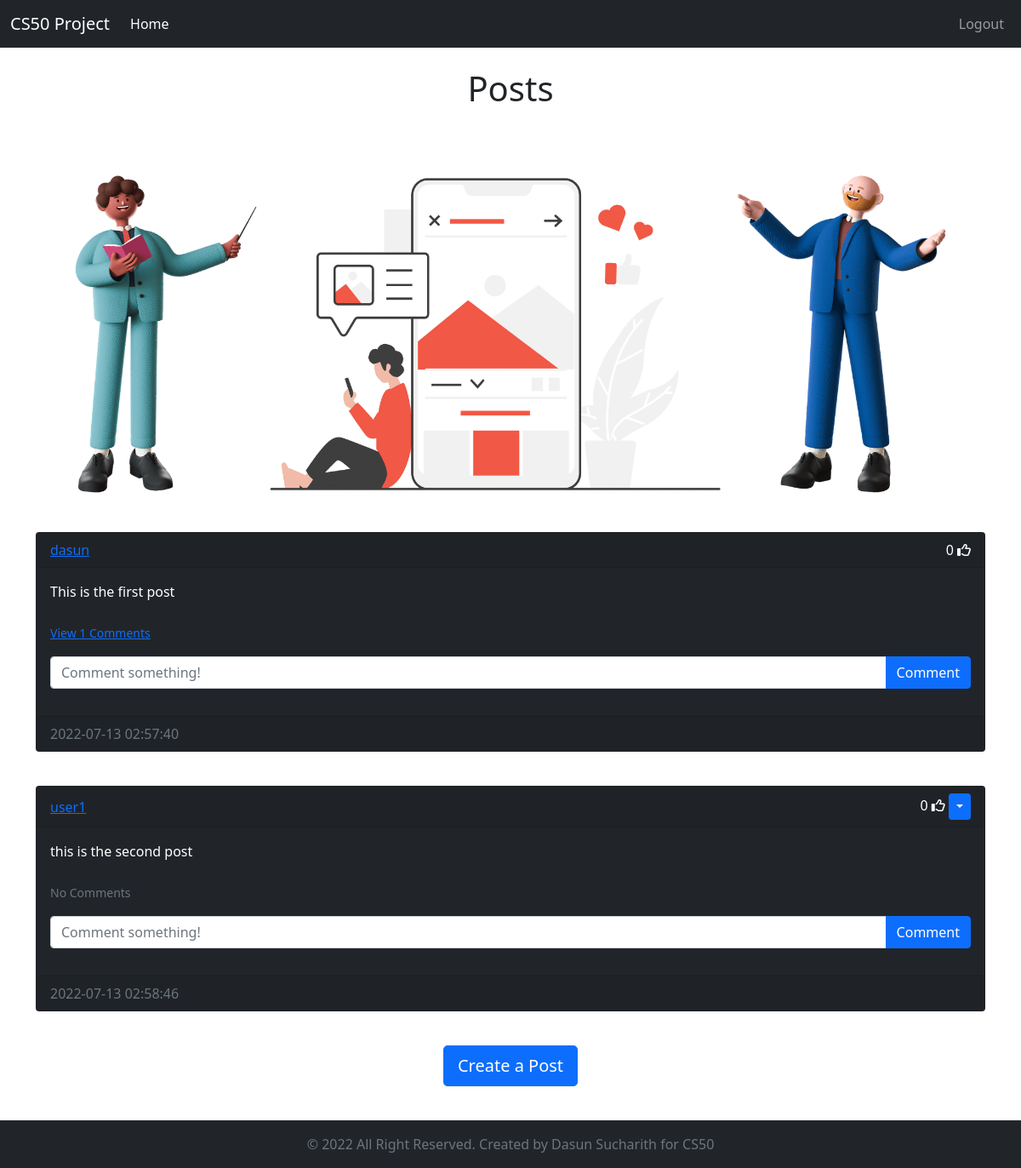
The app's page /home (signed in), older data.
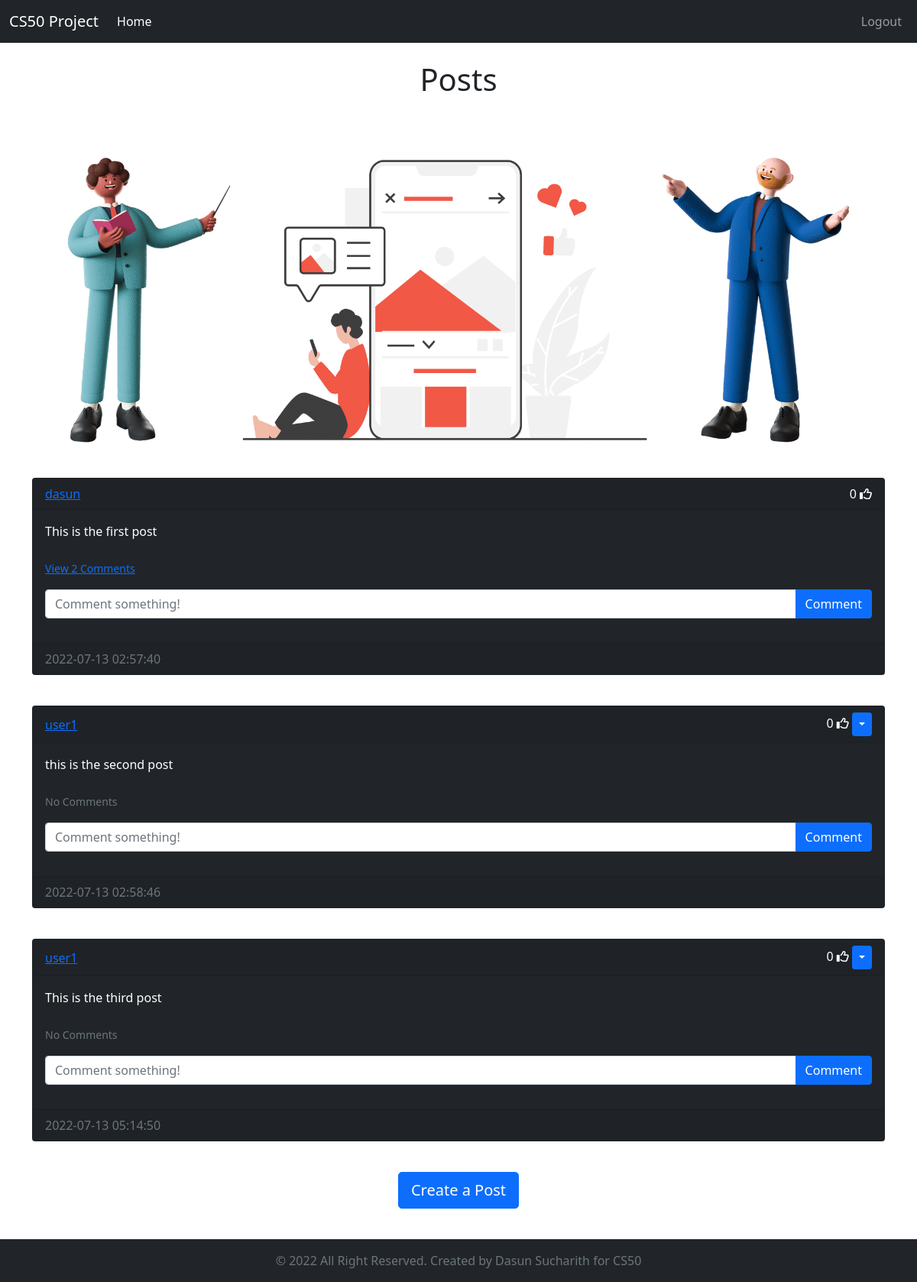
The same page, newer data.
### website/models.py (models this page shows)
class Post(db.Model):
    id = db.Column(db.Integer, primary_key=True)
    text = db.Column(db.Text, nullable=False)
    date_created = db.Column(db.DateTime(timezone=True), default=func.now())
    author = db.Column(db.Integer, db.ForeignKey(
        'user.id', ondelete='CASCADE'), nullable=False)
    comments = db.relationship('Comment', backref='post', passive_deletes=True)
    likes = db.relationship('Like', backref='post', passive_deletes=True)

class User(db.Model, UserMixin):
    id = db.Column(db.Integer, primary_key=True)
    email = db.Column(db.String(150), unique=True)
    username = db.Column(db.String(150), unique=True)
    password = db.Column(db.String(150))
    date_created = db.Column(db.DateTime(timezone=True), default=func.now())
    posts = db.relationship('Post', backref='user', passive_deletes=True)
    comments = db.relationship('Comment', backref='user', passive_deletes=True)
    likes = db.relationship('Like', backref='user', passive_deletes=True)

### website/views.py (the view)
@views.route('/')
@views.route('/home')
@login_required
def home():
    posts = Post.query.all()
    return render_template('home.html', user=current_user, posts=posts)

### website/__init__.py (called while the page is built)
def create_app():
    app = Flask(__name__)
    app.config['SECRET_KEY'] = "slviki.org"
    app.config['SQLALCHEMY_DATABASE_URI'] = f'sqlite:///{DB_NAME}'
    db.init_app(app)
    from .views import views
    from .auth import auth
    app.register_blueprint(views, url_prefix="/")
    app.register_blueprint(auth, url_prefix="/")
    from .models import User, Post, Comment, Like
    create_database(app)
    login_manager = LoginManager()
    login_manager.login_view = 'auth.login'
    login_manager.init_app(app)
    @login_manager.user_loader
    def load_user(id):
        return User.query.get(int(id))
    return app

### website/templates/home.html (shortened to what this page needs)
{% extends "posts_div.html" %}

### website/templates/posts_div.html (shortened to what this page needs)
{% extends "base.html" %}
{% block content %}
  <br />
  <h1 align="center">{% block header %}Posts{% endblock %}</h1>
  <br />
  <div class="row">
    <img src="{{url_for('static',filename = 'images/posts.png')}}" alt="posts" >
  </div>
  <div class="row">
    <div id="posts">
      {% for post in posts %}
        <div class="card text-white bg-dark mb-3">
          <div class="card-header d-flex justify-content-between align-items-center">
            <a href="/posts/{{post.user.username}}">{{post.user.username}}</a>
            <div>
              <span id="likes-count-{{post.id}}">
                {{ post.likes|length }}
              </span>
              {% if user.id in post.likes|map(attribute="author")|list %}
              <i class="fas fa-thumbs-up" id="like-button-{{post.id}}" onclick="like({{post.id}})"></i>
              {% else %}
              <i class="far fa-thumbs-up" id="like-button-{{post.id}}" onclick="like({{post.id}})"></i>
              {% endif %}
              {% if user.id == post.author %}
              <div class="btn-group">
                <button type="button" class="btn btn-sm btn-primary dropdown-toggle" data-bs-toggle="dropdown"></button>
              </div>
              {% endif %}
            </div>
          </div>
          <div class="card-body">
            <div class="card-text">{{post.text}}</div>
            <br />
            <p class="card-text bg-dark">
              {% if post.comments|length > 0 %}
                <a data-bs-toggle="collapse" href="#comments-{{post.id}}" role="button">
                  <small>View {{post.comments|length}} Comments</small>
                </a>
                {% else %}
                  <small class="text-muted">No Comments</small>
              {% endif %}
            </p>
            <form class="input-group mb-3" method="POST" action="/create-comment/{{post.id}}">
              <input type="text" id="text" name="text" class="form-control" placeholder="Comment something!" />
              <button type="submit" class="btn btn-primary">Comment</button>
            </form>
          </div>
          <div class="card-footer text-muted">{{post.date_created}}</div>
        </div>
        <br />
      {% endfor %}
    </div>
  </div>
  <div class="row">
    {% block footer %}
      <div align="center">
        <a href="/create-post">
          <button type="button" class="btn btn-primary btn-lg">Create a Post</button>
        </a>
      </div>
    {% endblock %}
  </div>
  <br /><br /><br /><br />
{% endblock %}

Row changes from the older to the newer data that the page shows:
computed for Post "This is the first post": comments|length "1" → "2"
added Post: user.username "user1", likes|length "0", text "This is the third post", shows "No Comments", date_created "2022-07-13 05:14:50"
